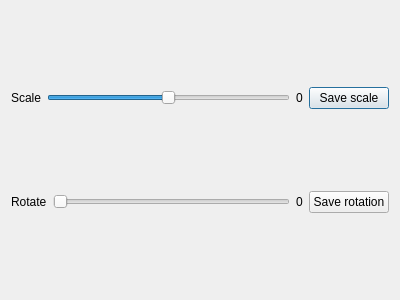
<?xml version="1.0" encoding="UTF-8"?>
<ui version="4.0">
 <class>Translate</class>
 <widget class="QDialog" name="Translate">
  <property name="geometry">
   <rect>
    <x>0</x>
    <y>0</y>
    <width>400</width>
    <height>300</height>
   </rect>
  </property>
  <property name="windowTitle">
   <string>Dialog</string>
  </property>
  <layout class="QVBoxLayout" name="verticalLayout">
   <item>
    <layout class="QHBoxLayout" name="horizontalLayout">
     <item>
      <widget class="QLabel" name="scaleLabel">
       <property name="text">
        <string>Scale</string>
       </property>
      </widget>
     </item>
     <item>
      <widget class="QSlider" name="scaleSlider">
       <property name="minimum">
        <number>-100</number>
       </property>
       <property name="maximum">
        <number>100</number>
       </property>
       <property name="tracking">
        <bool>true</bool>
       </property>
       <property name="orientation">
        <enum>Qt::Horizontal</enum>
       </property>
       <property name="invertedAppearance">
        <bool>false</bool>
       </property>
       <property name="invertedControls">
        <bool>false</bool>
       </property>
      </widget>
     </item>
     <item>
      <widget class="QLabel" name="scaleValueLabel">
       <property name="text">
        <string>0</string>
       </property>
      </widget>
     </item>
     <item>
      <widget class="QPushButton" name="buttSaveScale">
       <property name="text">
        <string>Save scale</string>
       </property>
      </widget>
     </item>
    </layout>
   </item>
   <item>
    <layout class="QHBoxLayout" name="horizontalLayout_2">
     <item>
      <widget class="QLabel" name="rotateLabel">
       <property name="text">
        <string>Rotate</string>
       </property>
      </widget>
     </item>
     <item>
      <widget class="QSlider" name="rotateSlider">
       <property name="maximum">
        <number>360</number>
       </property>
       <property name="orientation">
        <enum>Qt::Horizontal</enum>
       </property>
      </widget>
     </item>
     <item>
      <widget class="QLabel" name="rotateValueLabel">
       <property name="text">
        <string>0</string>
       </property>
      </widget>
     </item>
     <item>
      <widget class="QPushButton" name="buttSaveRot">
       <property name="text">
        <string>Save rotation</string>
       </property>
      </widget>
     </item>
    </layout>
   </item>
  </layout>
 </widget>
 <resources/>
 <connections/>
</ui>
